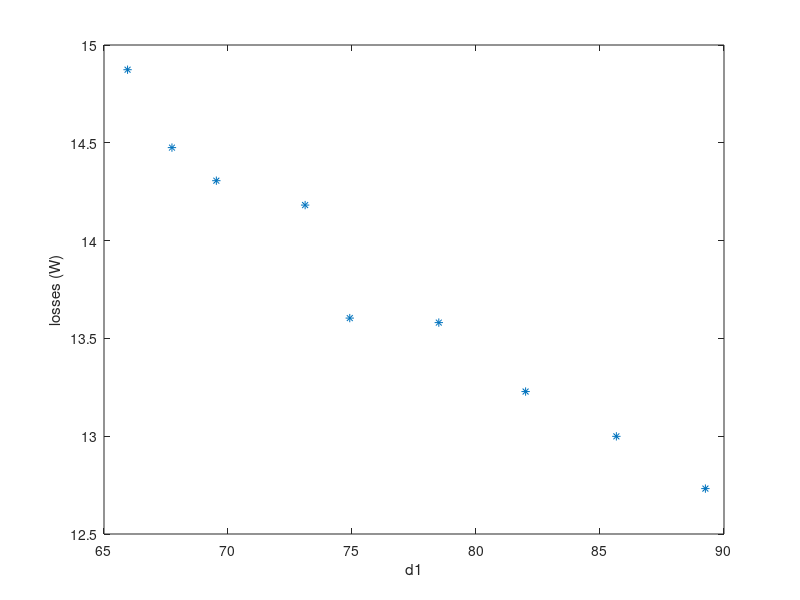
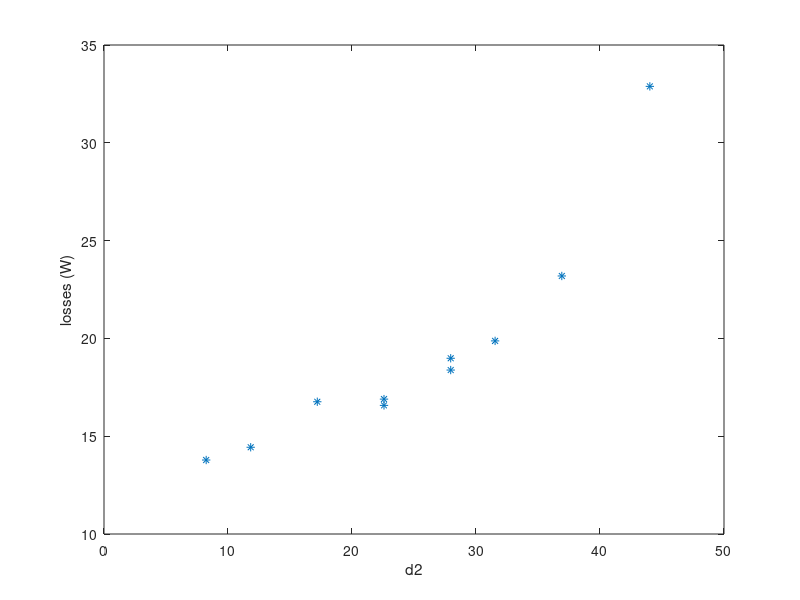

Source code (MATLAB) for these figures, in order:
%Buck
voutbuck=[99970 100492 99007 100455 99171 100067 100419 100700 100424]/1000
ioutbuck=5004 *ones(1,9)/1000
vinbuck=[149239 154088 144075 139090 133961 129063 123883 119047 113969]/1000
iinbuck=[3449 3360 3538 3716 3806 3985 4163 4342 4521]/1000
d1buck=[6774 6595 6953 7311 7491 7850 8200 8566 8925]/100
d2buck=1000*ones(1,9)
poutbuck=voutbuck.*ioutbuck;
pinbuck=vinbuck.*iinbuck;
lossesbuck=pinbuck-poutbuck;
figure
plot(d1buck,lossesbuck, '*')
xlabel('d1')
ylabel('losses (W)')
%%
%Boost
voutboost=[99588 99611 99093 99089 100737 99828 97399 97618 99756 99724]/1000
ioutboost=5003 *ones(1,10)/1000
vinboost=[78815 73632 83869 88912 93918 58568 63524 68711 73639 78858]/1000
iinboost=[6536 7026 6111 5738 5513 9089 8036 7397 7027 6537]/1000
d2boost=[2258 2796 1720 1183 824 4402 3692 3154 2796 2258]/100
d1boost=100*ones(1,10)
poutboost=voutboost.*ioutboost;
pinboost=vinboost.*iinboost;
lossesboost=pinboost-poutboost;
figure
plot(d2boost,lossesboost, '*')
xlabel('d2')
ylabel('losses (W)')


%buckboost
voutbuckboost=[159132 153960 143835 139051 133903 129027 123892 119001 113879 108955 79125 75767 73837 73808 71819 68872 78997 81942 83883 86043 88990 89034 91939 93832 96074 99067 101981 103941 106152 109075 113971]
ioutbuckboost=[3270 3360 3628 3717 3806 3985 4164 4343 4522 4701 6599 6757 6922 7096 7280 7679 6598 6303 6164 6032 5784 5895 5748 5608 5474 5347 5110 4999 4892 4791 4600]
vinbuckboost=[100938 100370 101374 100480 99115 100081 100459 100690 100366 99840 100875 98774 98503 100866 100588 101460 100785 100018 100245 100697 100007 99834 100699 100384 100455 101332 99822 99624 99678 100400 100895]
ioutbuckboost=[5004 5004 5004 5004 5004 5004 5004 5004 5004 5004 5002 5002 5002 5002 5002 5002 5002 5002 5002 5002 5002 5002 5002 5002 5002 5002 5002 5004 5003 5003 5003]
d1buckboost=[6416 6595 7133 7312 7491 7850 8208 8566 8925 9283]
d2buckboost=[0 0 0 0 0 0 0 0 0 0 0 2330 2509 2867 3047 ]
%% total

vout=[99970 100492 99007 100455 99171 100067 100419 100700 100424 99588 99611 99093 99089 100737 99828 97399 97618 99756 99724 ]/100
iout=[5004 5004 5004 5004 5004 5004 5004 5004 5004 5003 5003 5003 5003 5003 5003 5003 5003 5003 5003 ]/1000
vin=[149239 154088 144075 139090 133961 129063 123883 119047 113969 78815 73632 83869 88912 93918 58568 63524 68711 73639 78858]/1000
iin=[3449 3360 3538 3716 3806 3985 4163 4342 4521 6536 7026 6111 5738 5513 9089 8036 7397 7027 6537]/1000
d1=[6774 6595 6953 7311 7491 7850 8200 8566 8925 10000 10000 10000 10000 10000 10000 10000 10000 10000 10000 ]/100
d2=[10000 10000 10000 10000 10000 10000 10000 10000 10000 2258 2796 1720 1183 824 4402 3692 3154 2796 2258]/100

pout=vout.*iout;
pin=vin.*iin;
losses=pin-pout
